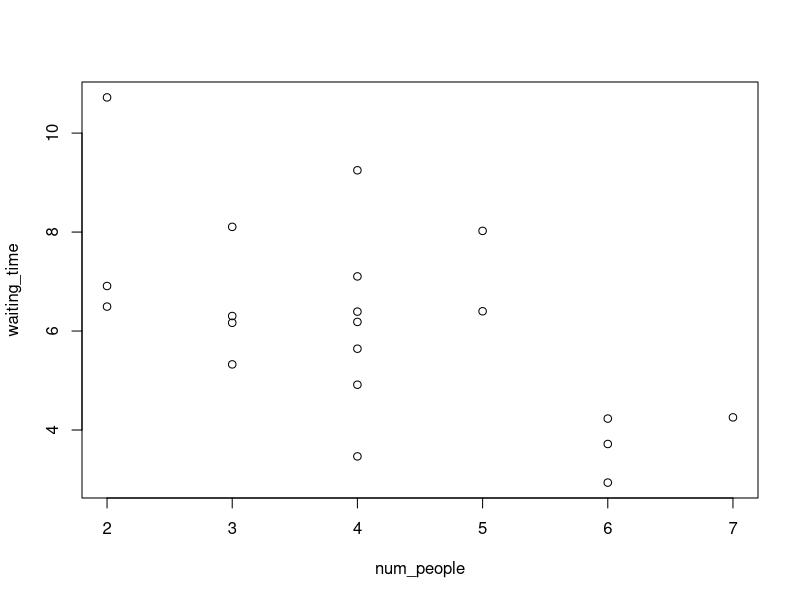

The R source for this figure:
set.seed(3)
num_people = rpois(20, 4)
waiting_time = rnorm(20, 10 + num_people * - 0.8, 2)
data = data.frame(num_people=num_people, waiting_time = waiting_time)
plot(data)
write.csv(data, file='waiting_time.csv')
